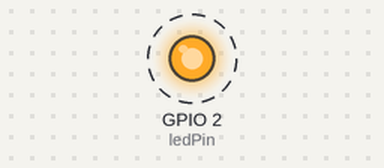
Bench run of a sketch on a simulated ESP32. Parts: output pins drawn as LEDs (lit = HIGH). Dashed ring = blinking. WiFi joins after 1.5 s; servers stay silent unless stated.

Above: at 1.7 s.
Timing chart, 0 to 4.5 s (numbered marks = the images above):
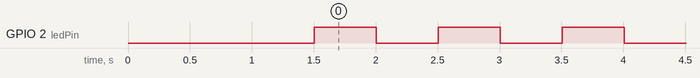

Measured:
- by itself, GPIO 2 (ledPin): alternates HIGH for 0.50 s and LOW for 0.50 s

The sketch:

chatgpt_rtos.ino
```cpp
// #include <WiFi.h>
#include <WiFiManager.h>

TaskHandle_t Core1TaskHandle;

// WiFiManager variables
WiFiManager wifiManager;

// WiFi credentials
char ssid[32] = "";
char password[32] = "";

// Flag for WiFi configuration portal
bool shouldConfigWifi = false;

// LED pin number
const int ledPin = 2;

// LED blink interval in milliseconds
const int blinkInterval = 500;

// Function to control the LED blink on Core 1
void core1Task(void *pvParameters) {
  pinMode(ledPin, OUTPUT);

  while (1) {
    digitalWrite(ledPin, HIGH);
    vTaskDelay(blinkInterval / portTICK_PERIOD_MS);
    digitalWrite(ledPin, LOW);
    vTaskDelay(blinkInterval / portTICK_PERIOD_MS);
  }
}

// WiFi configuration callback
void configModeCallback(WiFiManager *myWiFiManager) {
  shouldConfigWifi = true;
}

// Function to handle WiFi configuration
void configureWiFi() {
  // Set WiFi configuration callback
  wifiManager.setAPCallback(configModeCallback);

  // Start the configuration portal
  if (!wifiManager.startConfigPortal("OnDemandAP")) {
    Serial.println("failed to connect and hit timeout");
    delay(3000);
    // Reset and try again, or maybe put it to deep sleep
    ESP.restart();
    delay(5000);
  }

  // If the WiFi configuration portal was requested
  if (shouldConfigWifi) {
    // Get the entered WiFi credentials
    strncpy(ssid, wifiManager.getSSID().c_str(), sizeof(ssid));
    strncpy(password, wifiManager.getPassword().c_str(), sizeof(password));
  }
}

void setup() {
  // Initialize Serial communication
  Serial.begin(115200);

  // Configure WiFi
  configureWiFi();

  // Connect to WiFi
  WiFi.begin(ssid, password);

  // Create Core 1 task for LED blinking
  xTaskCreatePinnedToCore(
      core1Task, "Core1Task", 1024, NULL, 1, &Core1TaskHandle, 1);
}

void loop() {
  // Check if the WiFi configuration portal is requested
  if (shouldConfigWifi) {
    configureWiFi();
    shouldConfigWifi = false;
  }
}
```
